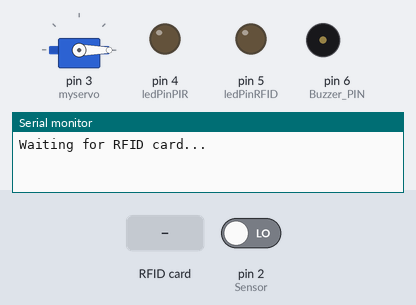
Recording of a sketch running on a simulated Arduino Uno, built with avr-gcc and run on an emulated ATmega328P. Parts: servo, output pins drawn as LEDs (lit = HIGH), buzzer (waves = sounding, pin HIGH), the last lines printed to the serial monitor. Inputs (shaded band) come from the test bench; at power-on: pin 2 (Sensor) LOW. Pins used as bus, display or sensor lines are not drawn.

Above: at 1.2 s.
1.3 s: pin 2 (Sensor) driven HIGH
At 2.4 s:
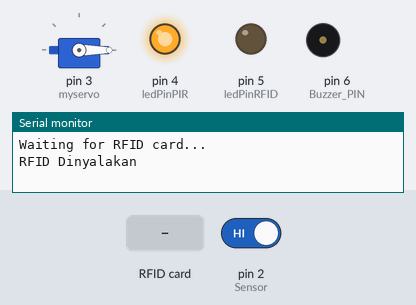
2.8 s: RFID card F3 AE 61 A6 held to the reader
At 5.4 s:
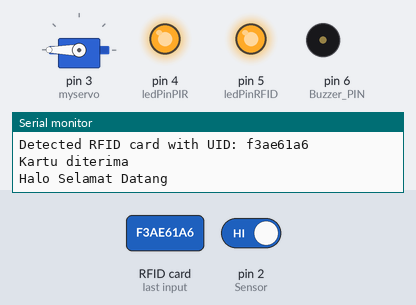
5.8 s: RFID card 5E 7A 19 C4 held to the reader
At 7.8 s:
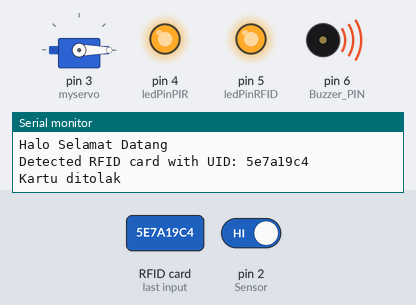
8.8 s: pin 2 (Sensor) driven LOW
At 10.2 s:
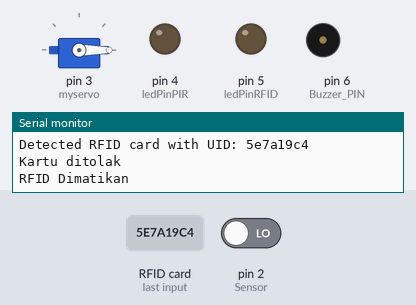
Timing chart, 0 to 11.3 s (numbered marks = the images above; inputs shaded):
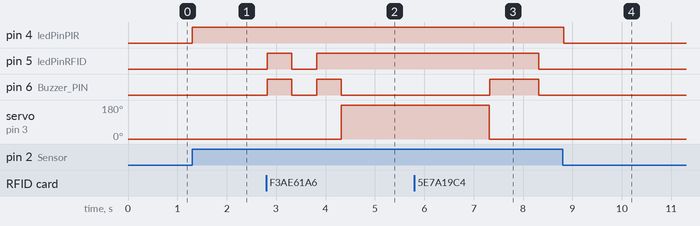

Measured:
- after the input at 1.3 s, pin 4 (ledPinPIR): LOW → HIGH at once
- after the input at 2.8 s, pin 5 (ledPinRFID): LOW → HIGH at once, → LOW 0.50 s later, → HIGH 0.50 s later; pin 6 (Buzzer_PIN): alternates HIGH for 0.50 s and LOW for 0.50 s, 4 changes in all, then stays LOW, starting at once; servo on pin 3 (myservo): 0° → 180° after 1.5 s
- after the input at 5.8 s, pin 5 (ledPinRFID): HIGH → LOW after 2.5 s instead of 1.5 s; pin 6 (Buzzer_PIN): LOW → HIGH after 1.5 s, → LOW 1.0 s later
- after the input at 8.8 s, pin 4 (ledPinPIR): HIGH → LOW at once

The sketch:

sketch_PercobaanDoorlock6.ino
```cpp
#include <SPI.h>
#include <MFRC522.h>  // Library untuk RFID
#include <Servo.h>    // Library untuk Servo

#define SS_PIN 10     // Mendefinisikan PIN 10 Arduino Sebagai SDA
#define RST_PIN 9     // Mendefinisikan PIN 9 Arduino Sebagai Reset
#define Buzzer_PIN 6  // Mendefinisikan PIN 6 Arduino Sebagai Input ke Buzzer

MFRC522 mfrc522(SS_PIN, RST_PIN); // Inisialisasi MFRC522
Servo myservo;                    // Inisialisasi Servo

String UID = "f3ae61a6";  // UID valid
int ledPinPIR = 4;        // Pin LED untuk sensor PIR
int ledPinRFID = 5;       // Pin LED untuk sensor RFID

int pirState = LOW; // State awal sensor PIR
bool isRFIDEnabled = false; // Menandakan apakah sensor RFID diaktifkan

void setup() {
  pinMode(ledPinPIR, OUTPUT);   // Mengataur PIN ledPinPIR sebagai output
  pinMode(ledPinRFID, OUTPUT);  // Mengataur PIN ledPinRFID sebagai output
  pinMode(Buzzer_PIN, OUTPUT);  // Mengataur PIN Buzzer_PIN sebagai output

  // Inisialisasi Serial
  Serial.begin(9600);   // Inisialisasi komunikasi serial
  SPI.begin();          // Inisialisasi komunikasi SPI
  mfrc522.PCD_Init();   // Inisialisasi MFRC522
  myservo.attach(3);    // Posisi Pin Servo
  myservo.write(0);     // Posisi Awal Servo

  Serial.println("Waiting for RFID card...");
}

void loop() {
  // PIR Sensor
  int pirValue = digitalRead(2); // Sensor PIR terhubung ke pin 2

  if (pirValue == HIGH && pirState == LOW) {
    digitalWrite(ledPinPIR, HIGH);
    pirState = HIGH;
    isRFIDEnabled = true;
    Serial.println("RFID Dinyalakan");
  } else if (pirValue == LOW && pirState == HIGH) {
    digitalWrite(ledPinPIR, LOW);
    pirState = LOW;
    isRFIDEnabled = false;
    Serial.println("RFID Dimatikan");
  }

  // RFID Sensor
  if (isRFIDEnabled && mfrc522.PICC_IsNewCardPresent() && mfrc522.PICC_ReadCardSerial()) {
    // Membaca UID kartu
    String uid = "";
    for (byte i = 0; i < mfrc522.uid.size; i++) {
      uid.concat(String(mfrc522.uid.uidByte[i] < 0x10 ? "0" : ""));
      uid.concat(String(mfrc522.uid.uidByte[i], HEX));
    }

    Serial.print("Detected RFID card with UID: ");
    Serial.println(uid);
    uid.trim();

    // Periksa UID kartu
    if (uid == UID) {
      Serial.println("Kartu diterima");
      Serial.println("Halo Selamat Datang");
      digitalWrite(ledPinRFID, HIGH);
      digitalWrite(Buzzer_PIN, HIGH);
      delay(500);
      digitalWrite(ledPinRFID, LOW);
      digitalWrite(Buzzer_PIN, LOW);
      delay(500);
      digitalWrite(ledPinRFID, HIGH);
      digitalWrite(Buzzer_PIN, HIGH);
      delay(500);
      digitalWrite(Buzzer_PIN, LOW);
      myservo.write(180);
      delay(3000);
      myservo.write(0);
      digitalWrite(ledPinRFID, LOW);
    } else {
      Serial.println("Kartu ditolak");
      digitalWrite(ledPinRFID, HIGH);
      digitalWrite(Buzzer_PIN, HIGH);
      delay(1000);
      digitalWrite(ledPinRFID, LOW);
      digitalWrite(Buzzer_PIN, LOW);
    }

    mfrc522.PICC_HaltA();
    mfrc522.PCD_StopCrypto1();
  }
}
```
